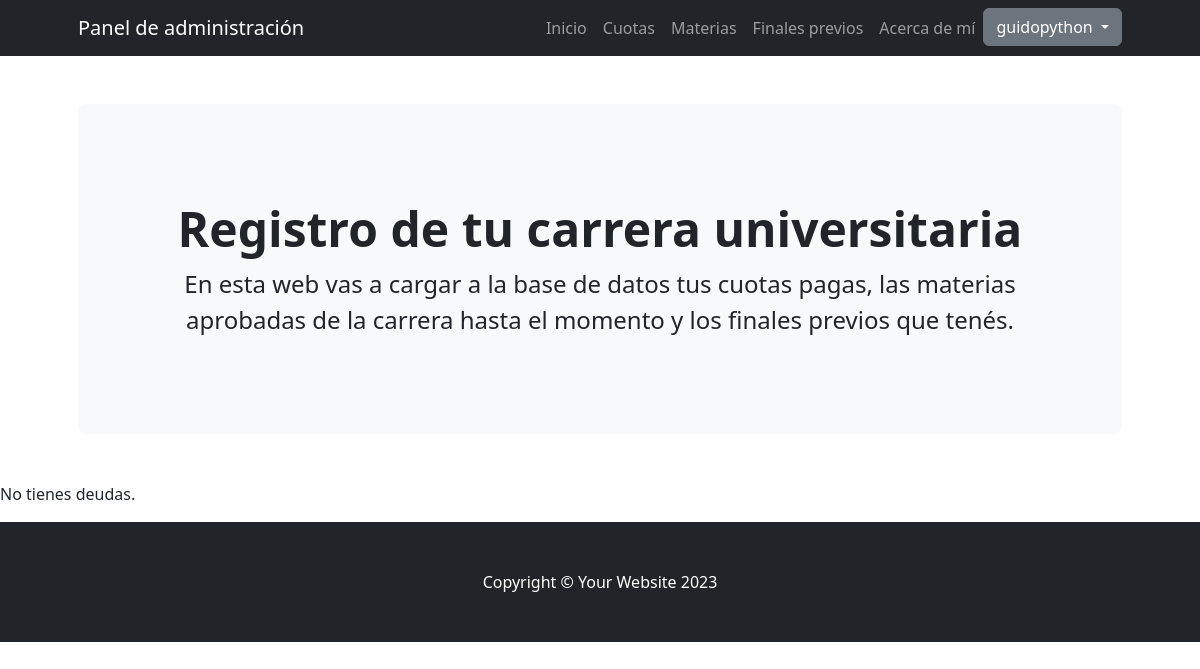
Before: /app/lista_cuotas/ (signed in) with the older database file.
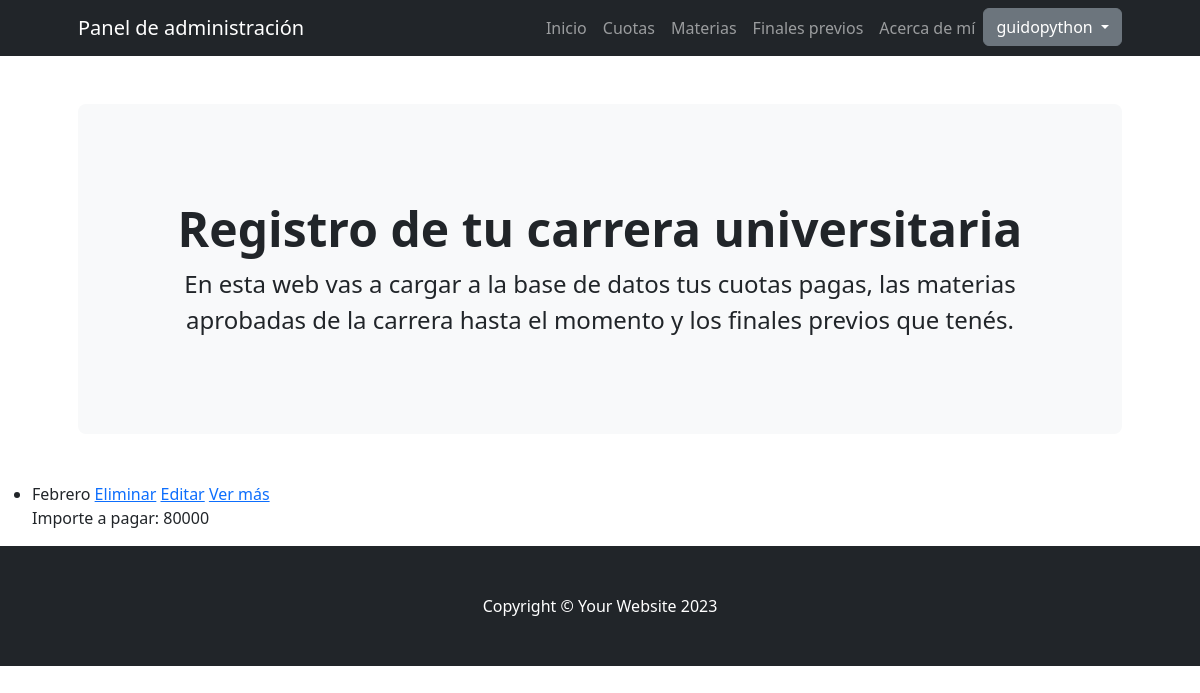
After: the same page with the newer database file.
### AppAlumno/models.py (models this page shows)
class Cuota(models.Model):
   debe_cuotas = models.CharField(max_length=40)
   importe_a_pagar = models.IntegerField(null=True, blank=True)
   def __str__(self):
       return f"{self.debe_cuotas}"

### AppAlumno/views.py (the view)
# urls.py: path('lista_cuotas/', cuotasListView.as_view(), name='lista_cuotas'),
class cuotasListView(LoginRequiredMixin, ListView):
    model = Cuota
    template_name = "AppAlumno/lista.html"
    login_url = "AppUsers:Login"

### AppAlumno/templates/AppAlumno/lista.html
{% extends "AppAlumno/base.html" %}
{% load static %}
{% block section1 %}
{% if object_list %}
  <ul>
    {% for cuota in object_list %}
      <li>
        {{ cuota }}
        <a href="{% url 'eliminar_cuotas' cuota.id %}">Eliminar</a>
        <a href="{% url 'editar_cuotas' cuota.id %}">Editar</a>
        <a href="{% url 'detalle_cuotas' cuota.id %}">Ver más</a> <br>
        Importe a pagar: {{ cuota.importe_a_pagar }}
      </li>
    {% endfor %}
  </ul>
{% else %}
  <p>No tienes deudas.</p>
{% endif %}
{% endblock %}

Changed rows visible on the page:
added Cuota: debe_cuotas "Febrero", importe_a_pagar "80000"
Other visible differences:
text no longer shown: "No tienes deudas."
